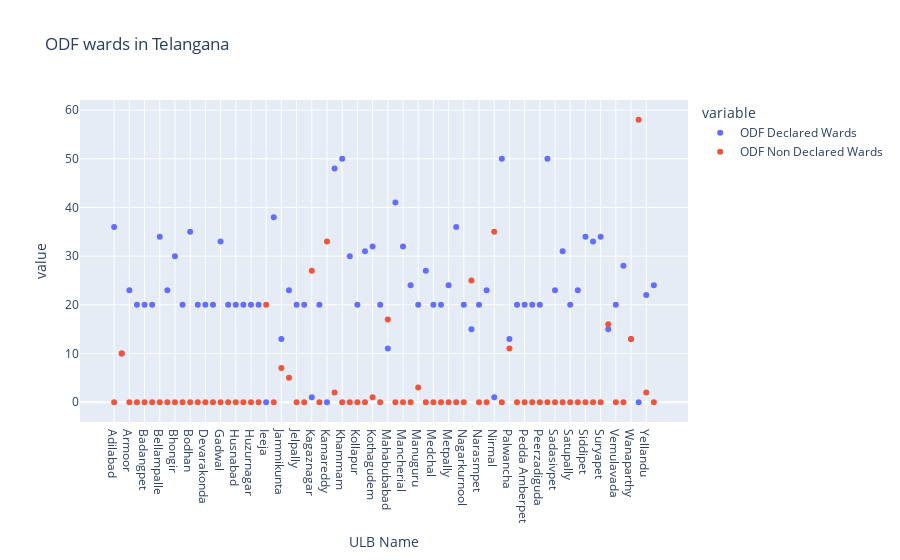

Write notebook code for a chart like this one.
### Code cell
fig = px.scatter(df, x = 'ULB Name', y = ["ODF Declared Wards","ODF Non Declared Wards"],title="ODF wards in Telangana")

fig.show()

### Figure 1 — Plotly figure (JSON) as saved in the notebook; plotly's stock layout.template omitted (floating-point values rounded to 4 significant figures)
{"data": [{"hovertemplate": "variable=ODF Declared Wards<br>ULB Name=%{x}<br>value=%{y}<extra></extra>", "legendgroup": "ODF Declared Wards", "marker": {"color": "#636efa", "symbol": "circle"}, "mode": "markers", "name": "ODF Declared Wards", "orientation": "v", "showlegend": true, "type": "scatter", "x": ["Adilabad", "Andol-Jogipet", "Armoor", "Atchampet", "Badangpet", "Badepally", "Bellampalle", "Bhainsa", "Bhongir", "Bhupalapally", "Bodhan", "Boduppal", "Devarakonda", "Dubbaka", "Gadwal", "Gajwel", "Husnabad", "Huzurabad", "Huzurnagar", "Ibrahimpatnam", "Ieeja", "Jagtial", "Jammikunta", "Jangoan", "Jelpally", "Jillelguda", "Kagaznagar", "Kalwakurthy", "Kamareddy", "Karimnagar", "Khammam", "Kodada", "Kollapur", "Korutla", "Kothagudem", "Madhira", "Mahabubabad", "Mahabubnagar", "Mancherial", "Mandamarri", "Manuguru", "Medak", "Medchal", "Meerpet", "Metpally", "Miryalaguda", "Nagarkurnool", "Nalgonda", "Narasmpet", "Narayanpet", "Nirmal", "Nizamabad", "Palwancha", "Parakala", "Pedda Amberpet", "Peddapalli", "Peerzadiguda", "Ramagundam", "Sadasivpet", "Sangareddy", "Satupally", "Shadnagar", "Siddipet", "Sircilla", "Suryapet", "Tandur", "Vemulavada", "Vikarabad", "Wanaparthy", "Warangal", "Yellandu", "Zaheerabad"], "xaxis": "x", "y": [36, 10, 23, 20, 20, 20, 34, 23, 30, 20, 35, 20, 20, 20, 33, 20, 20, 20, 20, 20, 0, 38, 13, 23, 20, 20, 1, 20, 0, 48, 50, 30, 20, 31, 32, 20, 11, 41, 32, 24, 20, 27, 20, 20, 24, 36, 20, 15, 20, 23, 1, 50, 13, 20, 20, 20, 20, 50, 23, 31, 20, 23, 34, 33, 34, 15, 20, 28, 13, 0, 22, 24], "yaxis": "y"}, {"hovertemplate": "variable=ODF Non Declared Wards<br>ULB Name=%{x}<br>value=%{y}<extra></extra>", "legendgroup": "ODF Non Declared Wards", "marker": {"color": "#EF553B", "symbol": "circle"}, "mode": "markers", "name": "ODF Non Declared Wards", "orientation": "v", "showlegend": true, "type": "scatter", "x": ["Adilabad", "Andol-Jogipet", "Armoor", "Atchampet", "Badangpet", "Badepally", "Bellampalle", "Bhainsa", "Bhongir", "Bhupalapally", "Bodhan", "Boduppal", "Devarakonda", "Dubbaka", "Gadwal", "Gajwel", "Husnabad", "Huzurabad", "Huzurnagar", "Ibrahimpatnam", "Ieeja", "Jagtial", "Jammikunta", "Jangoan", "Jelpally", "Jillelguda", "Kagaznagar", "Kalwakurthy", "Kamareddy", "Karimnagar", "Khammam", "Kodada", "Kollapur", "Korutla", "Kothagudem", "Madhira", "Mahabubabad", "Mahabubnagar", "Mancherial", "Mandamarri", "Manuguru", "Medak", "Medchal", "Meerpet", "Metpally", "Miryalaguda", "Nagarkurnool", "Nalgonda", "Narasmpet", "Narayanpet", "Nirmal", "Nizamabad", "Palwancha", "Parakala", "Pedda Amberpet", "Peddapalli", "Peerzadiguda", "Ramagundam", "Sadasivpet", "Sangareddy", "Satupally", "Shadnagar", "Siddipet", "Sircilla", "Suryapet", "Tandur", "Vemulavada", "Vikarabad", "Wanaparthy", "Warangal", "Yellandu", "Zaheerabad"], "xaxis": "x", "y": [0, 10, 0, 0, 0, 0, 0, 0, 0, 0, 0, 0, 0, 0, 0, 0, 0, 0, 0, 0, 20, 0, 7, 5, 0, 0, 27, 0, 33, 2, 0, 0, 0, 0, 1, 0, 17, 0, 0, 0, 3, 0, 0, 0, 0, 0, 0, 25, 0, 0, 35, 0, 11, 0, 0, 0, 0, 0, 0, 0, 0, 0, 0, 0, 0, 16, 0, 0, 13, 58, 2, 0], "yaxis": "y"}], "layout": {"legend": {"title": {"text": "variable"}, "tracegroupgap": 0}, "title": {"text": "ODF wards in Telangana"}, "xaxis": {"anchor": "y", "domain": [0, 1], "title": {"text": "ULB Name"}}, "yaxis": {"anchor": "x", "domain": [0, 1], "title": {"text": "value"}}}}
